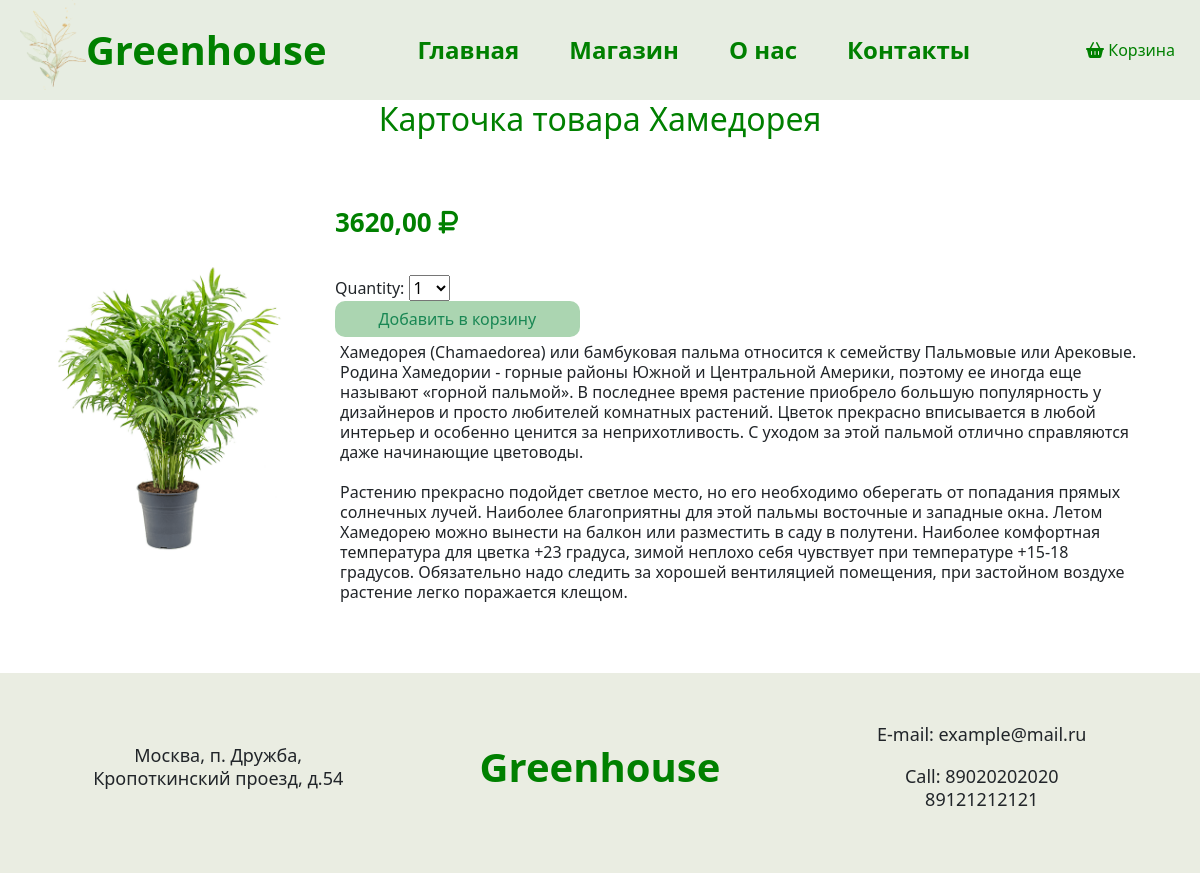
The page /products/9/ on the database its author committed.
### products/models.py (models this page shows, shortened)
class Product(models.Model):
    image = models.ImageField(upload_to='media/img', null=True, blank=True)
    title = models.CharField('Наименование', max_length=50)
    full_text = models.TextField('Описание', max_length=50)
    price = models.DecimalField('Стоимость', decimal_places=2, max_digits=10, default=0)
    class Meta:
        verbose_name = 'Товар'
        verbose_name_plural = 'Товары'

### products/views.py (the view)
# urls.py: path('<int:pk>/', views.product_detail, name='product_detail')
def product_detail(request, pk):
    product = get_object_or_404(Product, pk=pk)
    cart_product_form = CartAddProductForm()
    return render(request, 'products/details.html', {'product': product, 'cart_product_form': cart_product_form})

### cart/forms.py
class CartAddProductForm(forms.Form):
    quantity = forms.TypedChoiceField(choices=PRODUCT_QUANTITY_CHOICES, coerce=int)
    override = forms.BooleanField(required=False, initial=False, widget=forms.HiddenInput)

### products/templates/products/details.html (shortened to what this page needs)
{% extends 'main/layout.html' %}
{% block content %}
    <h2>Карточка товара {{ product.title }}</h2>
    <div class="prod-detail">
        <img src="{{ product.image.url }}">
        <div class="cart-detail">
            <p class="price">{{ product.price }} <i class="fa-solid fa-ruble-sign" style="color: green;"></i></p>
            <form action="{% url 'cart:cart_add' product.id %}" method="post" class="form_quentity">
                {{ cart_product_form }}
                <input type="submit" class="btn btn-outline-success" value="Добавить в корзину">
            </form>
            <p class="prod_medium">{{ product.full_text|linebreaksbr }}</p>
        </div>
    </div>
{% endblock %}

### main/static/main/css/main.css (style rules this page uses)
* { box-sizing: border-box; }
html, body { height: auto; margin: 0px; padding: 0px; }
p { text-align: center; padding-top: 30px; padding-bottom: 20px; font-size: 40px; line-height: 1.25; }
.prod_medium { font-size: 16px; text-align: left; padding: 5px; }
.prod-detail { padding: 15px; display: flex; justify-content: space-between; padding: 30px; }
.prod-detail img { max-width: 25%; max-height: 350px; margin: auto; }
.cart-detail { width: 75%; padding: 20px; margin: auto; }
.price { font-size: 26px; text-align: left; padding-top: 10px; font-weight: 500; font-weight: 700; color: green; }
h2 { text-align: center; color: green; }

### main/static/main/css/cart.css (style rules this page uses)
input[type="submit"] { border-radius: 10px; background-color: #abd5b1; border: 1px; width: 30%; }

### rows shown on the page
Product: title "Хамедорея", image (picture), price "3620,00", full_text "Хамедорея (Chamaedorea) или бамбуковая пальма относится к семейству Пальмовые или Арековые. Родина Хамедории - горные районы Южной и Центральной Америки, поэтому ее иногда еще называют «горной пальмой». В последнее время растение приобрело большую популярность у дизайнеров и просто любителей комнатных растений. Цветок прекрасно вписывается в любой интерьер и особенно ценится за неприхотливость. С уходом за этой пальмой отлично справляются даже начинающие цветоводы. Растению прекрасно подойдет светлое место, но его необходимо оберегать от попадания прямых солнечных лучей. Наиболее благоприятны для этой пальмы восточные и западные окна. Летом Хамедорею можно вынести на балкон или разместить в…"
